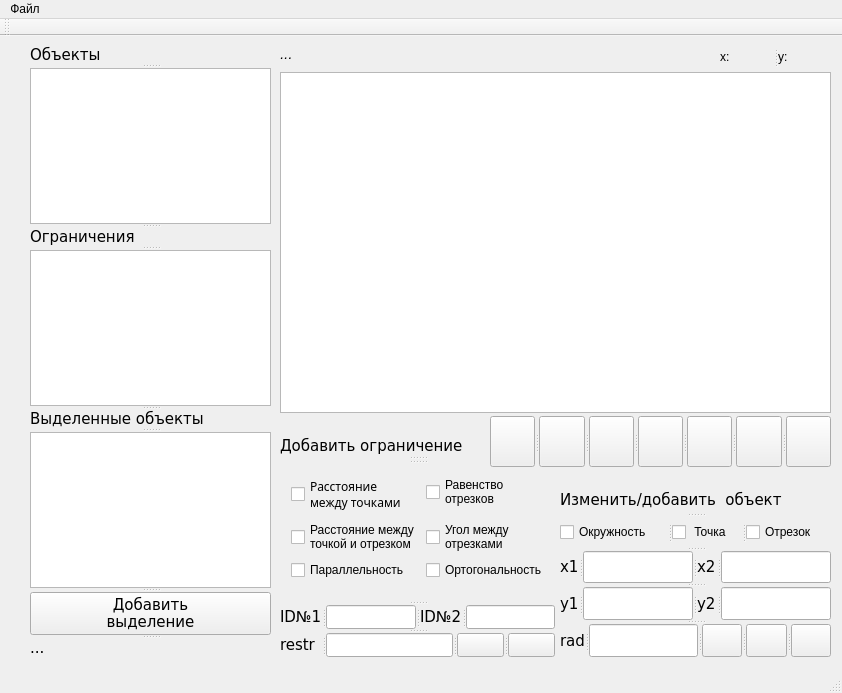
<?xml version="1.0" encoding="UTF-8"?>
<ui version="4.0">
 <class>MainWindow</class>
 <widget class="QMainWindow" name="MainWindow">
  <property name="geometry">
   <rect>
    <x>0</x>
    <y>0</y>
    <width>842</width>
    <height>693</height>
   </rect>
  </property>
  <property name="windowTitle">
   <string>GUI</string>
  </property>
  <widget class="QWidget" name="centralWidget">
   <widget class="QLabel" name="label_14">
    <property name="geometry">
     <rect>
      <x>40</x>
      <y>450</y>
      <width>0</width>
      <height>0</height>
     </rect>
    </property>
    <property name="text">
     <string/>
    </property>
   </widget>
   <widget class="QSplitter" name="splitter_21">
    <property name="geometry">
     <rect>
      <x>30</x>
      <y>10</y>
      <width>241</width>
      <height>611</height>
     </rect>
    </property>
    <property name="orientation">
     <enum>Qt::Vertical</enum>
    </property>
    <widget class="QLabel" name="label">
     <property name="font">
      <font>
       <family>Verdana</family>
       <pointsize>11</pointsize>
      </font>
     </property>
     <property name="text">
      <string>Объекты</string>
     </property>
    </widget>
    <widget class="QListWidget" name="ObjListWidget"/>
    <widget class="QLabel" name="label_2">
     <property name="font">
      <font>
       <family>Verdana</family>
       <pointsize>11</pointsize>
      </font>
     </property>
     <property name="text">
      <string>Ограничения</string>
     </property>
    </widget>
    <widget class="QListWidget" name="RestrListWidget"/>
    <widget class="QLabel" name="label_3">
     <property name="font">
      <font>
       <family>Verdana</family>
       <pointsize>11</pointsize>
      </font>
     </property>
     <property name="text">
      <string>Выделенные объекты</string>
     </property>
    </widget>
    <widget class="QListWidget" name="SelectListWidget"/>
    <widget class="QPushButton" name="addSelectButton">
     <property name="font">
      <font>
       <family>Verdana</family>
       <pointsize>11</pointsize>
      </font>
     </property>
     <property name="text">
      <string>Добавить
выделение</string>
     </property>
    </widget>
    <widget class="QLabel" name="Leftmessage">
     <property name="font">
      <font>
       <family>Verdana</family>
       <pointsize>11</pointsize>
      </font>
     </property>
     <property name="text">
      <string>...</string>
     </property>
    </widget>
   </widget>
   <widget class="QSplitter" name="splitter_12">
    <property name="geometry">
     <rect>
      <x>560</x>
      <y>450</y>
      <width>271</width>
      <height>171</height>
     </rect>
    </property>
    <property name="orientation">
     <enum>Qt::Vertical</enum>
    </property>
    <widget class="QLabel" name="label_10">
     <property name="font">
      <font>
       <family>Verdana</family>
       <pointsize>11</pointsize>
      </font>
     </property>
     <property name="text">
      <string>Изменить/добавить  объект</string>
     </property>
    </widget>
    <widget class="QSplitter" name="splitter_7">
     <property name="orientation">
      <enum>Qt::Horizontal</enum>
     </property>
     <widget class="QCheckBox" name="CircleCheckBox">
      <property name="font">
       <font>
        <pointsize>9</pointsize>
       </font>
      </property>
      <property name="text">
       <string>Окружность</string>
      </property>
     </widget>
     <widget class="QCheckBox" name="PointCheckBox">
      <property name="font">
       <font>
        <pointsize>9</pointsize>
       </font>
      </property>
      <property name="text">
       <string> Точка</string>
      </property>
     </widget>
     <widget class="QCheckBox" name="SegmentCheckBox">
      <property name="font">
       <font>
        <pointsize>9</pointsize>
       </font>
      </property>
      <property name="text">
       <string>Отрезок</string>
      </property>
     </widget>
    </widget>
    <widget class="QSplitter" name="splitter_9">
     <property name="orientation">
      <enum>Qt::Horizontal</enum>
     </property>
     <widget class="QLabel" name="label_4">
      <property name="font">
       <font>
        <family>Verdana</family>
        <pointsize>11</pointsize>
       </font>
      </property>
      <property name="text">
       <string>x1</string>
      </property>
     </widget>
     <widget class="QLineEdit" name="x1LineEdit"/>
     <widget class="QLabel" name="label_6">
      <property name="font">
       <font>
        <family>Verdana</family>
        <pointsize>11</pointsize>
       </font>
      </property>
      <property name="text">
       <string>x2</string>
      </property>
     </widget>
     <widget class="QLineEdit" name="x2LineEdit"/>
    </widget>
    <widget class="QSplitter" name="splitter_10">
     <property name="orientation">
      <enum>Qt::Horizontal</enum>
     </property>
     <widget class="QLabel" name="label_5">
      <property name="font">
       <font>
        <family>Verdana</family>
        <pointsize>11</pointsize>
       </font>
      </property>
      <property name="text">
       <string>y1</string>
      </property>
     </widget>
     <widget class="QLineEdit" name="y1LineEdit"/>
     <widget class="QLabel" name="label_7">
      <property name="font">
       <font>
        <family>Verdana</family>
        <pointsize>11</pointsize>
       </font>
      </property>
      <property name="text">
       <string>y2</string>
      </property>
     </widget>
     <widget class="QLineEdit" name="y2LineEdit"/>
    </widget>
    <widget class="QSplitter" name="splitter_11">
     <property name="orientation">
      <enum>Qt::Horizontal</enum>
     </property>
     <widget class="QLabel" name="label_8">
      <property name="font">
       <font>
        <family>Verdana</family>
        <pointsize>11</pointsize>
       </font>
      </property>
      <property name="text">
       <string>rad</string>
      </property>
     </widget>
     <widget class="QLineEdit" name="radLineEdit"/>
     <widget class="QPushButton" name="deleteObjButton">
      <property name="icon">
       <iconset>
        <normalon>:/delete.png</normalon>
       </iconset>
      </property>
      <property name="iconSize">
       <size>
        <width>25</width>
        <height>25</height>
       </size>
      </property>
     </widget>
     <widget class="QPushButton" name="changeButton">
      <property name="text">
       <string/>
      </property>
      <property name="icon">
       <iconset>
        <normalon>:/addRestr.png</normalon>
       </iconset>
      </property>
      <property name="iconSize">
       <size>
        <width>25</width>
        <height>25</height>
       </size>
      </property>
     </widget>
     <widget class="QPushButton" name="addOButton">
      <property name="text">
       <string/>
      </property>
      <property name="icon">
       <iconset>
        <normalon>:/parametrs.png</normalon>
       </iconset>
      </property>
      <property name="iconSize">
       <size>
        <width>25</width>
        <height>25</height>
       </size>
      </property>
     </widget>
    </widget>
   </widget>
   <widget class="QSplitter" name="splitter_6">
    <property name="geometry">
     <rect>
      <x>490</x>
      <y>380</y>
      <width>341</width>
      <height>51</height>
     </rect>
    </property>
    <property name="orientation">
     <enum>Qt::Horizontal</enum>
    </property>
    <widget class="QPushButton" name="addPointButton">
     <property name="text">
      <string/>
     </property>
     <property name="icon">
      <iconset>
       <normalon>:/P.png</normalon>
      </iconset>
     </property>
     <property name="iconSize">
      <size>
       <width>25</width>
       <height>25</height>
      </size>
     </property>
    </widget>
    <widget class="QPushButton" name="addCircleButton">
     <property name="text">
      <string/>
     </property>
     <property name="icon">
      <iconset>
       <normalon>:/cir.png</normalon>
      </iconset>
     </property>
     <property name="iconSize">
      <size>
       <width>25</width>
       <height>25</height>
      </size>
     </property>
    </widget>
    <widget class="QPushButton" name="addSegmentButton">
     <property name="text">
      <string/>
     </property>
     <property name="icon">
      <iconset>
       <normalon>:/seg.png</normalon>
      </iconset>
     </property>
     <property name="iconSize">
      <size>
       <width>25</width>
       <height>25</height>
      </size>
     </property>
    </widget>
    <widget class="QPushButton" name="SelectButton">
     <property name="text">
      <string/>
     </property>
     <property name="icon">
      <iconset>
       <normalon>:/select.png</normalon>
      </iconset>
     </property>
     <property name="iconSize">
      <size>
       <width>25</width>
       <height>25</height>
      </size>
     </property>
    </widget>
    <widget class="QPushButton" name="fixButton">
     <property name="text">
      <string/>
     </property>
     <property name="icon">
      <iconset>
       <normalon>:/fix.png</normalon>
      </iconset>
     </property>
     <property name="iconSize">
      <size>
       <width>25</width>
       <height>25</height>
      </size>
     </property>
    </widget>
    <widget class="QPushButton" name="zoomButton">
     <property name="text">
      <string/>
     </property>
     <property name="icon">
      <iconset>
       <normalon>:/search.png</normalon>
      </iconset>
     </property>
     <property name="iconSize">
      <size>
       <width>25</width>
       <height>25</height>
      </size>
     </property>
    </widget>
    <widget class="QPushButton" name="decreaseButton">
     <property name="text">
      <string/>
     </property>
     <property name="icon">
      <iconset>
       <normalon>:/search.png</normalon>
      </iconset>
     </property>
     <property name="iconSize">
      <size>
       <width>25</width>
       <height>25</height>
      </size>
     </property>
    </widget>
   </widget>
   <widget class="QSplitter" name="splitter">
    <property name="geometry">
     <rect>
      <x>280</x>
      <y>400</y>
      <width>275</width>
      <height>221</height>
     </rect>
    </property>
    <property name="orientation">
     <enum>Qt::Vertical</enum>
    </property>
    <widget class="QLabel" name="label_9">
     <property name="maximumSize">
      <size>
       <width>227</width>
       <height>16777215</height>
      </size>
     </property>
     <property name="font">
      <font>
       <family>Verdana</family>
       <pointsize>11</pointsize>
      </font>
     </property>
     <property name="text">
      <string>Добавить ограничение</string>
     </property>
    </widget>
    <widget class="QSplitter" name="splitter_16">
     <property name="orientation">
      <enum>Qt::Horizontal</enum>
     </property>
    </widget>
    <widget class="QWidget" name="layoutWidget">
     <layout class="QFormLayout" name="formLayout">
      <item row="0" column="0">
       <widget class="QCheckBox" name="P2PDISTCheckBox">
        <property name="font">
         <font>
          <family>Sans</family>
          <pointsize>9</pointsize>
         </font>
        </property>
        <property name="text">
         <string>Расстояние
между точками</string>
        </property>
       </widget>
      </item>
      <item row="0" column="1">
       <widget class="QCheckBox" name="EQUALSCheckBox">
        <property name="font">
         <font>
          <pointsize>9</pointsize>
         </font>
        </property>
        <property name="text">
         <string>Равенство
отрезков</string>
        </property>
       </widget>
      </item>
      <item row="1" column="0">
       <widget class="QCheckBox" name="P2SDISTCheckBox">
        <property name="font">
         <font>
          <pointsize>9</pointsize>
         </font>
        </property>
        <property name="text">
         <string>Расстояние между
точкой и отрезком</string>
        </property>
       </widget>
      </item>
      <item row="1" column="1">
       <widget class="QCheckBox" name="ANGLECheckBox">
        <property name="font">
         <font>
          <pointsize>9</pointsize>
         </font>
        </property>
        <property name="text">
         <string>Угол между
отрезками</string>
        </property>
       </widget>
      </item>
      <item row="2" column="0">
       <widget class="QCheckBox" name="PARALCheckBox">
        <property name="font">
         <font>
          <pointsize>9</pointsize>
         </font>
        </property>
        <property name="text">
         <string>Параллельность</string>
        </property>
       </widget>
      </item>
      <item row="2" column="1">
       <widget class="QCheckBox" name="ORTHOCheckBox">
        <property name="font">
         <font>
          <pointsize>9</pointsize>
         </font>
        </property>
        <property name="text">
         <string>Ортогональность</string>
        </property>
       </widget>
      </item>
     </layout>
    </widget>
    <widget class="QSplitter" name="splitter_4">
     <property name="orientation">
      <enum>Qt::Horizontal</enum>
     </property>
     <widget class="QLabel" name="label_12">
      <property name="font">
       <font>
        <family>Verdana</family>
        <pointsize>11</pointsize>
       </font>
      </property>
      <property name="text">
       <string>ID№1</string>
      </property>
     </widget>
     <widget class="QLineEdit" name="id2LineEdit"/>
     <widget class="QLabel" name="label_11">
      <property name="font">
       <font>
        <family>Verdana</family>
        <pointsize>11</pointsize>
       </font>
      </property>
      <property name="text">
       <string>ID№2</string>
      </property>
     </widget>
     <widget class="QLineEdit" name="id1LineEdit"/>
    </widget>
    <widget class="QSplitter" name="splitter_5">
     <property name="orientation">
      <enum>Qt::Horizontal</enum>
     </property>
     <widget class="QLabel" name="label_13">
      <property name="font">
       <font>
        <family>Verdana</family>
        <pointsize>11</pointsize>
       </font>
      </property>
      <property name="text">
       <string>restr</string>
      </property>
     </widget>
     <widget class="QLineEdit" name="restrLineEdit"/>
     <widget class="QPushButton" name="addRestrPushButton">
      <property name="text">
       <string/>
      </property>
      <property name="icon">
       <iconset>
        <normalon>:/parametrs.png</normalon>
       </iconset>
      </property>
      <property name="iconSize">
       <size>
        <width>25</width>
        <height>25</height>
       </size>
      </property>
     </widget>
     <widget class="QPushButton" name="deleteRestrButton">
      <property name="text">
       <string/>
      </property>
      <property name="icon">
       <iconset>
        <normalon>:/delete.png</normalon>
       </iconset>
      </property>
      <property name="iconSize">
       <size>
        <width>29</width>
        <height>25</height>
       </size>
      </property>
     </widget>
    </widget>
   </widget>
   <widget class="QSplitter" name="splitter_2">
    <property name="geometry">
     <rect>
      <x>720</x>
      <y>10</y>
      <width>111</width>
      <height>21</height>
     </rect>
    </property>
    <property name="orientation">
     <enum>Qt::Horizontal</enum>
    </property>
    <widget class="QSplitter" name="splitter_3">
     <property name="orientation">
      <enum>Qt::Horizontal</enum>
     </property>
     <widget class="QLabel" name="label_15">
      <property name="text">
       <string>x:</string>
      </property>
     </widget>
     <widget class="QLabel" name="label_16">
      <property name="text">
       <string>y:</string>
      </property>
     </widget>
    </widget>
   </widget>
   <widget class="MyCanvas" name="myCanvas">
    <property name="geometry">
     <rect>
      <x>280</x>
      <y>36</y>
      <width>551</width>
      <height>341</height>
     </rect>
    </property>
   </widget>
   <widget class="QLabel" name="message">
    <property name="geometry">
     <rect>
      <x>280</x>
      <y>10</y>
      <width>431</width>
      <height>17</height>
     </rect>
    </property>
    <property name="font">
     <font>
      <family>Verdana</family>
      <pointsize>10</pointsize>
      <italic>true</italic>
     </font>
    </property>
    <property name="text">
     <string>...</string>
    </property>
   </widget>
  </widget>
  <widget class="QMenuBar" name="menuBar">
   <property name="geometry">
    <rect>
     <x>0</x>
     <y>0</y>
     <width>842</width>
     <height>25</height>
    </rect>
   </property>
   <widget class="QMenu" name="menu">
    <property name="title">
     <string>Файл</string>
    </property>
   </widget>
   <addaction name="menu"/>
  </widget>
  <widget class="QToolBar" name="mainToolBar">
   <attribute name="toolBarArea">
    <enum>TopToolBarArea</enum>
   </attribute>
   <attribute name="toolBarBreak">
    <bool>false</bool>
   </attribute>
  </widget>
  <widget class="QStatusBar" name="statusBar"/>
 </widget>
 <layoutdefault spacing="6" margin="11"/>
 <customwidgets>
  <customwidget>
   <class>MyCanvas</class>
   <extends>QGraphicsView</extends>
   <header location="global">mycanvas.h</header>
   <slots>
    <signal>clickedx(double)</signal>
    <signal>clickedy(double)</signal>
   </slots>
  </customwidget>
 </customwidgets>
 <resources/>
 <connections/>
</ui>
